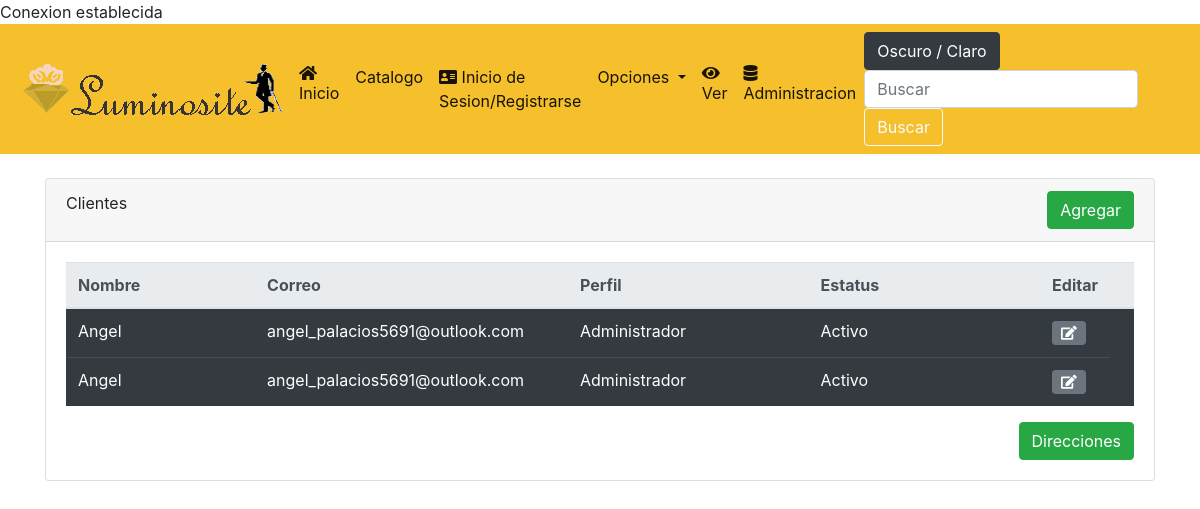
The page /clientes.php on the database its author committed.
### tables this page shows
CREATE TABLE `cliente` (
  `id_cliente` int(11) NOT NULL AUTO_INCREMENT,
  `nombre_cliente` varchar(45) NOT NULL,
  `primer_apellido` varchar(45) NOT NULL,
  `segundo_apellido` varchar(45) NOT NULL,
  `password` varchar(100) NOT NULL,
  `correo_electronico` varchar(100) NOT NULL,
  `telefono` varchar(10) NOT NULL,
  `sexo` enum('Hombre','Mujer','Indeterminado') NOT NULL,
  `perfil` enum('Administrador','Técnico','Staff') NOT NULL,
  `estatus` enum('Activo','Inactivo') NOT NULL,
  PRIMARY KEY (`id_cliente`)
);

### clientes.php (the view, shortened to what this page needs)
<?php
require_once './conexion.php';
?>
<!DOCTYPE html>
<html lang="es-MX">
<head>
    <link rel="stylesheet" href="css/bootstrap.min.css">
    <link rel="stylesheet" href="css/all.min.css">
</head>
<body>
        <?php readfile('./menu.html'); ?>
    <div class="container mt-4">
        <div class="card">
            <div class="card-header">
                Clientes
                <a href="clientes_formularios.php"class="btn btn-success float-right">Agregar</a>
            </div>
            <div class="card-body">
                <table class="table table-dark table table-hover">
                    <thead class="thead-light">
                        <tr>
                            <th style="width: 20%;" scope="col">Nombre</th>
                            <th style="width: 30%;" scope="col">Correo</th>
                            <th style="width: 25%;" scope="col">Perfil</th>
                            <th style="width: 25%;" scope="col">Estatus</th>
                            <th style="width: 10%;" scope="col">Editar</th>
                            <th style="width: 10%;" scope="col">
                            </th>
                        </tr>
                    </thead>
                    <tbody>
                    <?php
                        $sql = 'select id_cliente, nombre_cliente, primer_apellido, correo_electronico, telefono,perfil,estatus from cliente order by primer_apellido, nombre_cliente asc';
                        foreach ($conexion->query($sql) as $registro) {
                            $registro['nombre_cliente'] = htmlentities($registro['nombre_cliente']);
                            $registro['primer_apellido'] = htmlentities($registro['primer_apellido']);
                            $registro['correo_electronico'] = htmlentities($registro['correo_electronico']);
                        echo <<<fin
                        <tr>
                            <td scope="row">{$registro['nombre_cliente']}</td>
                            <td scope="row">{$registro['correo_electronico']}</td>
                            <td scope="row">{$registro['perfil']}</td>
                            <td scope="row">{$registro['estatus']}</td>
                            <td>
                                <a class="btn btn-secondary btn-sm" href="clientes_editar.php?id={$registro['id_cliente']}"><i class="fa fa-edit"></i></a>
                            </td>
                        </tr>
fin;
                }
                        ?>
                    </tbody>
                </table>
                <a href="direcciones.php" class="btn btn-success float-right">Direcciones</a>
            </div>
        </div>
    </div>
</body>
</html>

### rows shown on the page
cliente: nombre_cliente "Angel", correo_electronico "angel_palacios5691@outlook.com", perfil "Administrador", estatus "Activo"
cliente: nombre_cliente "Angel", correo_electronico "angel_palacios5691@outlook.com", perfil "Administrador", estatus "Activo"
